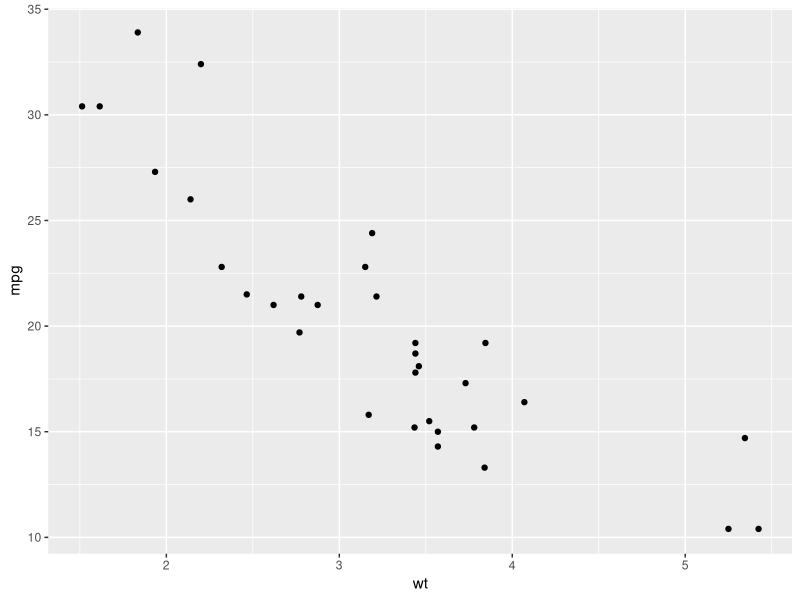
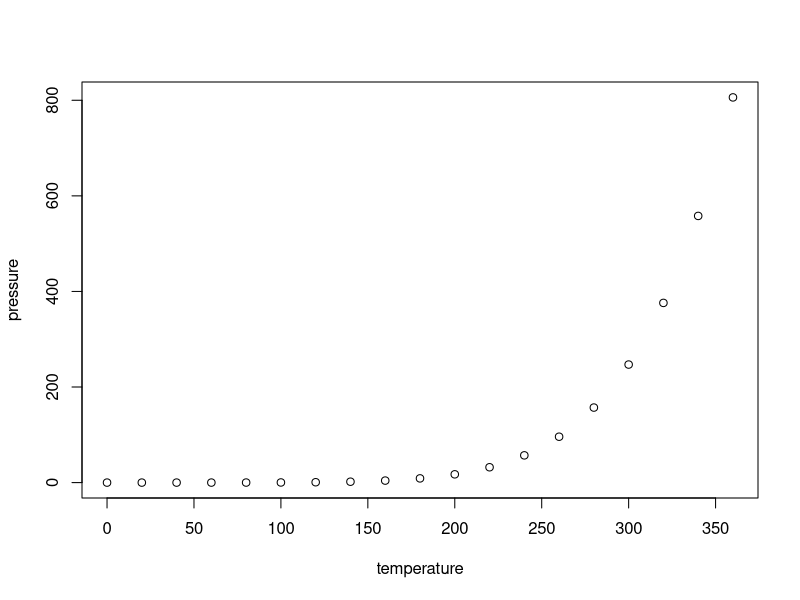

Reproduce these figures in R, in order.
## ---- chunk 1
knitr::opts_chunk$set(echo = TRUE)
## ---- chunk 2
x <- c(0.18, -1.54, 0.42, 0.95)
w <- c(2, 1, 3, 1)
u <- c(1.077, 0.3, 0.1471, 0.0025)

for (i in u)
{
  resultat <- w[1]*(x[1]-i)^2 + w[2]*(x[2]-i)^2 + w[3]*(x[3]-i)^2
  print(i)
  print(resultat)
}



## ---- chunk 3
x <- c(0.8, 0.47, 0.51, 0.73, 0.36, 0.58, 0.57, 0.85, 0.44, 0.42)
y <- c(1.39, 0.72, 1.55, 0.48, 1.19, -1.59, 1.23, -0.65, 1.49, 0.05)
model <- lm(y~x+0) # Adding zeor to go through the origin
summary(model)
## ---- chunk 4
data(mtcars)
## ---- chunk 5
library(ggplot2)
ggplot(mtcars) + 
    geom_point(mapping=aes(x=wt,y=mpg))
## ---- chunk 6
mpg_model <- lm(mtcars$mpg~mtcars$wt)
summary(mpg_model)
## ---- chunk 7
slope <- 1
## ---- chunk 8
score2 <- 1.5 * 0.4
score2
## ---- chunk 9
x <- c(8.58, 10.46, 9.01, 9.64, 8.86)
z1 <- (x[1]-mean(x))/sd(x)
z1
## ---- chunk 10
x <- c(0.8, 0.47, 0.51, 0.73, 0.36, 0.58, 0.57, 0.85, 0.44, 0.42)
y <- c(1.39, 0.72, 1.55, 0.48, 1.19, -1.59, 1.23, -0.65, 1.49, 0.05)
my_model <- lm(y~x)
summary(my_model)

## ---- chunk 11
x <- c(0.8, 0.47, 0.51, 0.73, 0.36, 0.58, 0.57, 0.85, 0.44, 0.42)
for (i in x)
{
  resultat <- sum((x-i)^2)
  print(i)
  print(resultat)
}
## ---- chunk 12
plot(pressure)
